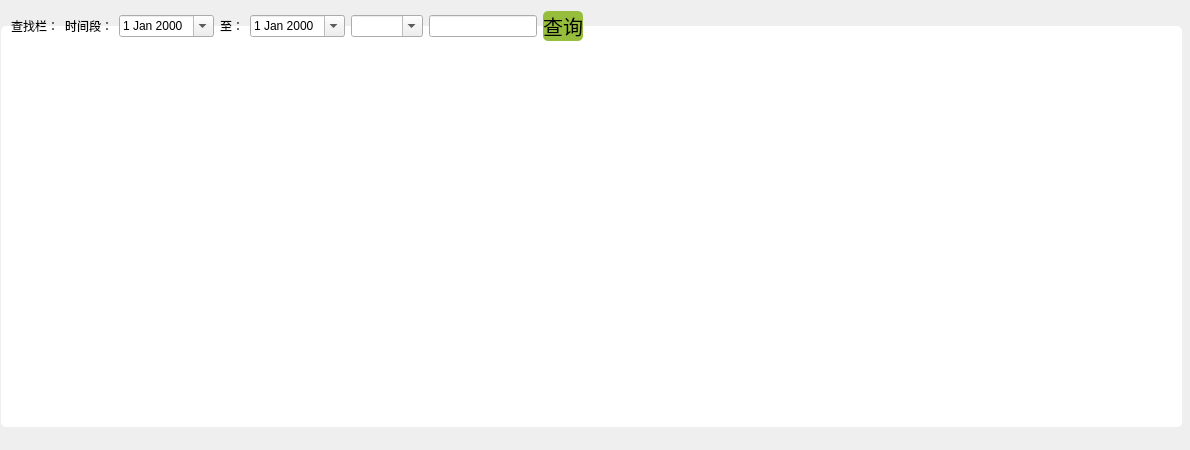
<?xml version="1.0" encoding="UTF-8"?>
<ui version="4.0">
 <class>CDlgOrderMan</class>
 <widget class="QWidget" name="CDlgOrderMan">
  <property name="geometry">
   <rect>
    <x>0</x>
    <y>0</y>
    <width>1190</width>
    <height>450</height>
   </rect>
  </property>
  <property name="windowTitle">
   <string>CDlgOrderMan</string>
  </property>
  <property name="styleSheet">
   <string notr="true">QPushButton
{
	border-radius:5px;
	background:rgb(150, 190, 60);
	color:black;
	font-size:20px;
}


QLable
{
	border-radius:5px;
	background:rgb(255,255,255);
	color:black;
	font-size:25px;
}


QTableWidget
{
	border-radius:5px;
	background:rgb(255,255,255);
	color:black;
	font-size:15px;
}

</string>
  </property>
  <widget class="QTableWidget" name="mopTableOrders">
   <property name="geometry">
    <rect>
     <x>1</x>
     <y>26</y>
     <width>1181</width>
     <height>401</height>
    </rect>
   </property>
   <property name="sizePolicy">
    <sizepolicy hsizetype="Fixed" vsizetype="Fixed">
     <horstretch>0</horstretch>
     <verstretch>0</verstretch>
    </sizepolicy>
   </property>
   <property name="minimumSize">
    <size>
     <width>0</width>
     <height>0</height>
    </size>
   </property>
   <property name="rowCount">
    <number>0</number>
   </property>
   <property name="columnCount">
    <number>0</number>
   </property>
  </widget>
  <widget class="QWidget" name="layoutWidget">
   <property name="geometry">
    <rect>
     <x>0</x>
     <y>0</y>
     <width>1112</width>
     <height>22</height>
    </rect>
   </property>
   <layout class="QHBoxLayout" name="horizontalLayout">
    <property name="sizeConstraint">
     <enum>QLayout::SetFixedSize</enum>
    </property>
    <item>
     <widget class="QLabel" name="mopLabFind">
      <property name="sizePolicy">
       <sizepolicy hsizetype="Expanding" vsizetype="Expanding">
        <horstretch>0</horstretch>
        <verstretch>0</verstretch>
       </sizepolicy>
      </property>
      <property name="styleSheet">
       <string notr="true">QPushButton {
rgb(0, 85, 255)font: 9pt &quot;Consolas&quot;;
}</string>
      </property>
      <property name="text">
       <string>查找栏：</string>
      </property>
     </widget>
    </item>
    <item>
     <widget class="QLabel" name="mopLabFromDate">
      <property name="text">
       <string>时间段：</string>
      </property>
     </widget>
    </item>
    <item>
     <widget class="QDateEdit" name="mopDateTo">
      <property name="calendarPopup">
       <bool>true</bool>
      </property>
     </widget>
    </item>
    <item>
     <widget class="QLabel" name="mopLabToDate">
      <property name="text">
       <string>至：</string>
      </property>
     </widget>
    </item>
    <item>
     <widget class="QDateEdit" name="mopDateFrom">
      <property name="tabletTracking">
       <bool>false</bool>
      </property>
      <property name="wrapping">
       <bool>false</bool>
      </property>
      <property name="frame">
       <bool>true</bool>
      </property>
      <property name="readOnly">
       <bool>false</bool>
      </property>
      <property name="accelerated">
       <bool>false</bool>
      </property>
      <property name="calendarPopup">
       <bool>true</bool>
      </property>
     </widget>
    </item>
    <item>
     <widget class="QComboBox" name="comboBox">
      <property name="editable">
       <bool>true</bool>
      </property>
     </widget>
    </item>
    <item>
     <widget class="QLineEdit" name="lineEdit"/>
    </item>
    <item>
     <widget class="QPushButton" name="mopBtnQuery">
      <property name="text">
       <string>查询</string>
      </property>
     </widget>
    </item>
    <item>
     <spacer name="horizontalSpacer">
      <property name="orientation">
       <enum>Qt::Horizontal</enum>
      </property>
      <property name="sizeType">
       <enum>QSizePolicy::Fixed</enum>
      </property>
      <property name="sizeHint" stdset="0">
       <size>
        <width>528</width>
        <height>20</height>
       </size>
      </property>
     </spacer>
    </item>
   </layout>
  </widget>
 </widget>
 <layoutdefault spacing="6" margin="11"/>
 <resources>
  <include location="toolbar.qrc"/>
 </resources>
 <connections/>
</ui>
